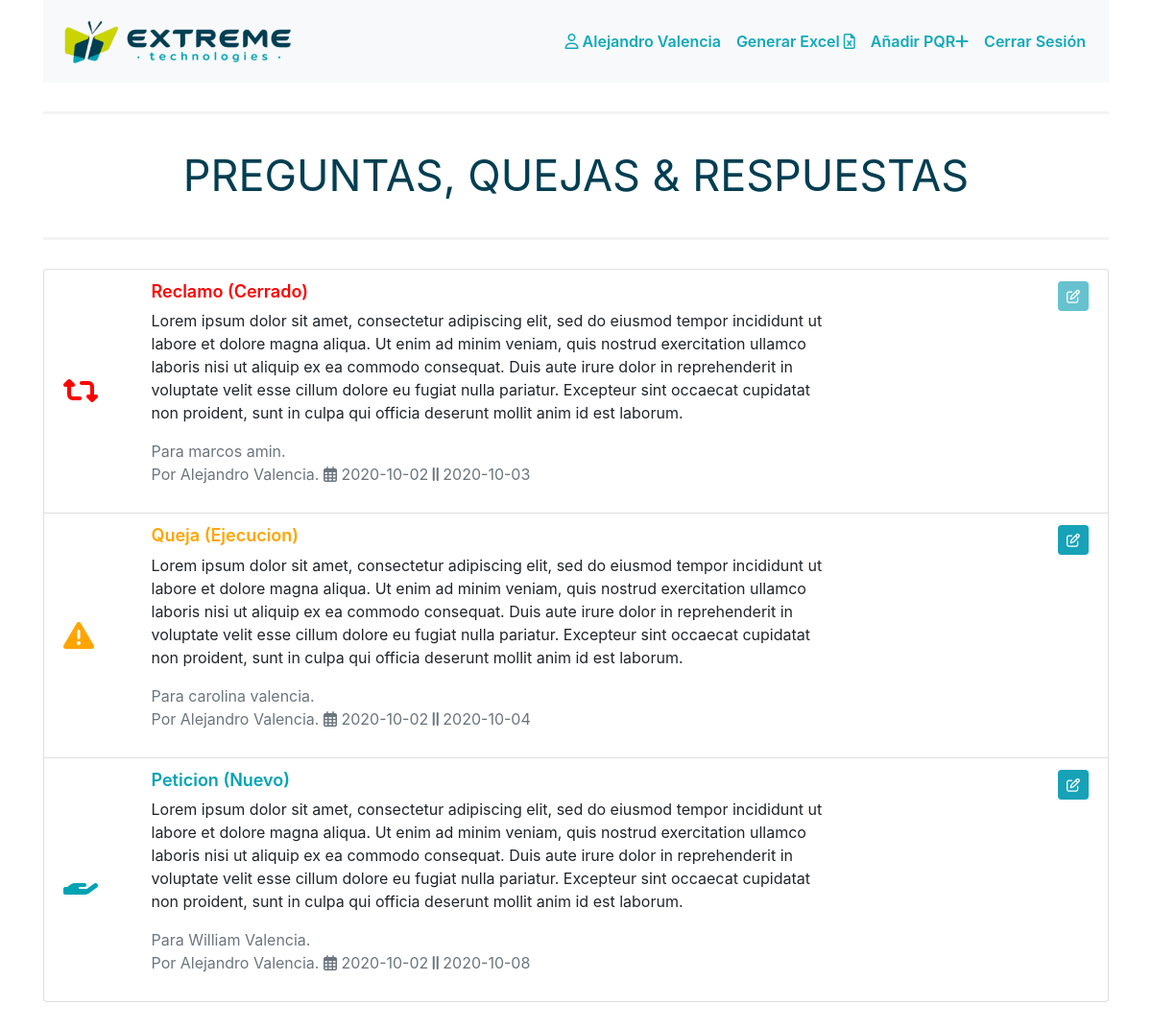
/dashboard.php (signed in), run on the app's committed database.
### tables this page shows
CREATE TABLE `pqr` (
  `id` int(11) NOT NULL,
  `tipo` text NOT NULL,
  `asunto` text NOT NULL,
  `usuario` int(11) NOT NULL,
  `estado` text NOT NULL,
  `creado_por` int(11) NOT NULL,
  `fecha_creacion` date NOT NULL,
  `fecha_limite` date NOT NULL
);

CREATE TABLE `users` (
  `id` int(11) NOT NULL,
  `name` text NOT NULL,
  `lastname` text NOT NULL,
  `role` text NOT NULL,
  `username` text NOT NULL,
  `password` text NOT NULL,
  `created_at` timestamp NOT NULL DEFAULT current_timestamp()
);

### dashboard.php (the view, shortened to what this page needs)
<?php
require 'config.php';
?>
<!doctype html>
<html lang="en">
  <head>
    <link rel="stylesheet" href="assets/css/style.css">
    <link rel="stylesheet" href="https://maxcdn.bootstrapcdn.com/bootstrap/4.5.2/css/bootstrap.min.css">
    <link href="https://cdn.jsdelivr.net/npm/select2@4.1.0-beta.1/dist/css/select2.min.css" rel="stylesheet" />
    <link rel="stylesheet" href="https://cdnjs.cloudflare.com/ajax/libs/jquery-datetimepicker/2.5.14/jquery.datetimepicker.css">
  </head>
<body>
<div class="container mb-5">
  <nav class="navbar navbar-expand-lg navbar-light bg-light">
  <a class="navbar-brand" href="#"><img src="assets/img/logo.png"></a>
  <div class="collapse navbar-collapse" id="navbarText">
    <ul class="navbar-nav ml-auto">
      <li class="nav-item">
        <a class="nav-link"><i class="far fa-user"></i> <?php echo ucwords($_SESSION['whoare']); ?></a>
      </li>
      <li class="nav-item">
        <a class="nav-link" href="generarExcel.php">Generar Excel <i class="far fa-file-excel"></i></a>
      </li>
      <?php  if($_SESSION['role'] == 'ADMIN_ROLE'){ ?>
      <li class="nav-item">
        <a class="nav-link" data-toggle="modal" data-target="#modalAgregarPQR">Añadir PQR<i class="fas fa-plus"></i></a>
      </li>
    <?php } ?>
      <li class="nav-item">
        <a class="nav-link" href="logout.php">Cerrar Sesión</a>
      </li>
    </ul>
  </div>
</nav>
<header>
<div class="row">
<div class="col-md-12">
<div class="headerContent">
Preguntas, Quejas & Respuestas
</div>
</div>
</div>
</header>
<?php
if($_SESSION['role'] == 'ADMIN_ROLE'){
?>
<ul class="list-group ulPQR">
  <?php
  $query = "SELECT us1.name AS 'nombre_usuario', us1.lastname AS 'apellido_usuario', us2.name AS 'nombre_admin', us2.lastname AS 'apellido_admin', pqr.* FROM pqr INNER JOIN users us1 ON pqr.usuario = us1.id INNER JOIN users us2 ON pqr.creado_por = us2.id ORDER BY pqr.id DESC";
  $sql = mysqli_query($connDominio, $query);
  $countPQR = mysqli_num_rows($sql);
  if($countPQR > 0){
    while($row = mysqli_fetch_array($sql)){
    $id = $row['id'];
    $nombres_usuario = $row['nombre_usuario'].' '.$row['apellido_usuario'];
    $nombres_admin = $row['nombre_admin'].' '.$row['apellido_admin'];
    $tipo = $row['tipo'];
    $asunto = $row['asunto'];
    $estado = $row['estado'];
    $fecha_creacion = $row['fecha_creacion'];
    $fecha_limite = $row['fecha_limite'];
    ?>
    <li class="list-group-item" id="itemlist<?php echo $id; ?>">
        <div class="row">
        <div class="col-md-1 itemsCenter">
        <?php
        if($tipo == 'peticion'){
          echo '<i class="fas fa-hand-holding fa-2x" style="color:#00a3b4;"></i>';
        }else if($tipo == 'queja'){
          echo '<i class="fas fa-exclamation-triangle fa-2x" style="color:orange;"></i>';
        }else{
          echo '<i class="fas fa-retweet fa-2x" style="color:red;"></i>';
        }
        ?>
        </div>
        <div class="col-md-8">
        <h3 <?php if($tipo == 'peticion') { echo 'class="peticion"'; }
         else if($tipo == 'queja') { echo 'class="queja"'; }
         else { echo 'class="reclamo"'; }
         ?>><?php echo $tipo; ?>
        <span class="spanEstado">(<?php echo $estado; ?>)</span>
        </h3>
        <p class="asunto"><?php echo $asunto; ?></p>
        <p class="text-muted">
          <span>Para <?php echo $nombres_usuario; ?>.</span><br>
          <span>Por <?php echo ucfirst($nombres_admin); ?>.</span>
          <i class="far fa-calendar-alt"></i> <span><?php echo $fecha_creacion; ?></span>
          <i class="fas fa-grip-lines-vertical"></i> <span><?php echo $fecha_limite; ?></span>
        </p>
        </div>
        <div class="col-md-3">
            <button type="button" class="btn btn-info btn-sm btnEditar float-right" <?php if($estado == 'cerrado'){ echo 'disabled'; } ?> id="<?php echo $id; ?>" data="<?php echo $estado; ?>"><i class="far fa-edit"></i></button>
        </div>
      </div>
      </li>
    <?php }
  }else{
    echo '<li class="notpqr list-group-item">No hay PQR disponibles.</li>';
  }
  ?>
</ul>
<?php } ?>
</div>
</body>
</html>

### assets/css/style.css (style rules this page uses)
img { height: 60px; }
.navbar-light .navbar-nav .nav-link { color: rgb(17 169 185) !important; font-weight: 600; cursor: pointer; }
.headerContent { color: #003e52; margin: 30px 0 30px 0; text-transform: uppercase; text-align: center; font-size: 45px; padding: 30px 0 30px 0; border-top: 3px solid #F3F3F3; border-bottom: 3px solid #F3F3F3; }
.itemsCenter { display: flex; align-items: center; }
.peticion { color:#00a3b4; font-size: 18px; font-weight: 600; text-transform: capitalize; }
.queja { color: orange; font-size: 18px; font-weight: 600; text-transform: capitalize; }
.reclamo { color: red; font-size: 18px; font-weight: 600; text-transform: capitalize; }

### data on the page
pqr: tipo "Reclamo", estado "Cerrado", asunto "Lorem ipsum dolor sit amet, consectetur adipiscing elit, sed do eiusmod tempor incididunt ut labore et dolore magna aliqua. Ut enim ad minim veniam, quis nostrud exercitation ullamco laboris nisi ut aliquip ex ea commodo consequat. Duis aute irure dolor in reprehenderit in voluptate velit esse cillum dolore eu fugiat nulla pariatur. Excepteur sint occaecat cupidatat non proident, sunt in culpa qui officia deserunt mollit anim id est laborum.", users.name+lastname "marcos amin", users.name+lastname "Alejandro Valencia", fecha_creacion "2020-10-02", fecha_limite "2020-10-03"
pqr: tipo "Queja", estado "Ejecucion", asunto "Lorem ipsum dolor sit amet, consectetur adipiscing elit, sed do eiusmod tempor incididunt ut labore et dolore magna aliqua. Ut enim ad minim veniam, quis nostrud exercitation ullamco laboris nisi ut aliquip ex ea commodo consequat. Duis aute irure dolor in reprehenderit in voluptate velit esse cillum dolore eu fugiat nulla pariatur. Excepteur sint occaecat cupidatat non proident, sunt in culpa qui officia deserunt mollit anim id est laborum.", users.name+lastname "carolina valencia", users.name+lastname "Alejandro Valencia", fecha_creacion "2020-10-02", fecha_limite "2020-10-04"
pqr: tipo "Peticion", estado "Nuevo", asunto "Lorem ipsum dolor sit amet, consectetur adipiscing elit, sed do eiusmod tempor incididunt ut labore et dolore magna aliqua. Ut enim ad minim veniam, quis nostrud exercitation ullamco laboris nisi ut aliquip ex ea commodo consequat. Duis aute irure dolor in reprehenderit in voluptate velit esse cillum dolore eu fugiat nulla pariatur. Excepteur sint occaecat cupidatat non proident, sunt in culpa qui officia deserunt mollit anim id est laborum.", users.name+lastname "William Valencia", users.name+lastname "Alejandro Valencia", fecha_creacion "2020-10-02", fecha_limite "2020-10-08"

### other printed values
$_SESSION['whoare'] "Alejandro Valencia"
